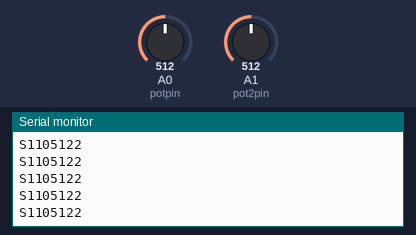
Bench run of a sketch on a simulated Arduino Uno, built with avr-gcc and run on an emulated ATmega328P. On the bench: the last lines printed to the serial monitor. Inputs (shaded band) come from the test bench; at power-on: A1 (pot2pin) = 512, A0 (potpin) = 512.

Above: at 1.2 s.
1.3 s: A1 (pot2pin) set to 340
At 1.8 s:
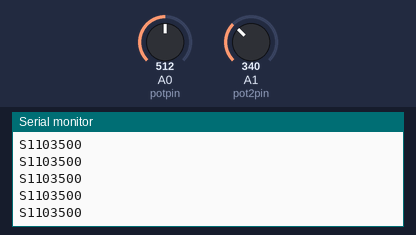
2.8 s: A0 (potpin) set to 100
At 3.8 s:
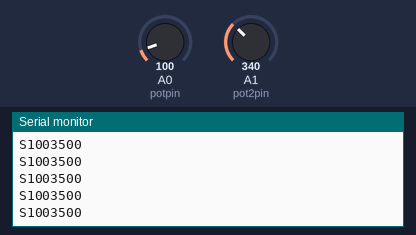
4.3 s: A1 (pot2pin) set to 360
At 5.1 s:
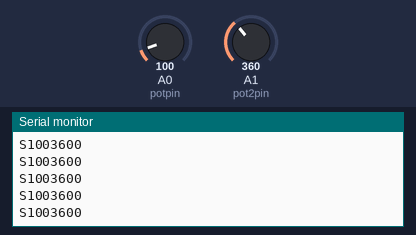
5.8 s: A0 (potpin) set to 120
At 6.6 s:
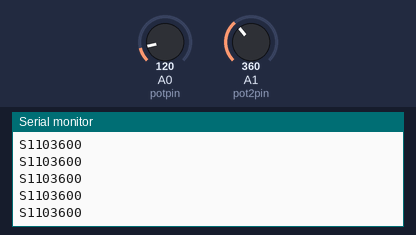
Timing chart, 0 to 8.3 s (numbered marks = the images above; inputs shaded):
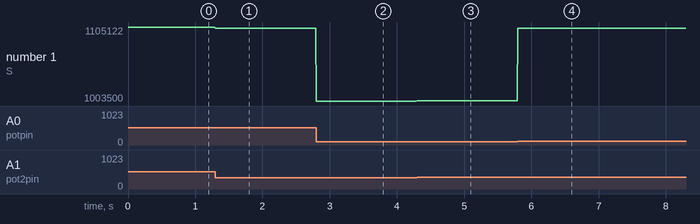

Measured:
- after the input at 1.3 s, the serial monitor: prints a new line at once (image 1)
- after the input at 2.8 s, the serial monitor: prints a new line at once (image 2)
- after the input at 4.3 s, the serial monitor: prints a new line at once (image 3)
- after the input at 5.8 s, the serial monitor: prints a new line at once (image 4)
- plotted number 1: 1105122 → 1103500 after the input at 1.3 s, 1103500 → 1003500 after the input at 2.8 s, 1003500 → 1003600 after the input at 4.3 s, 1003600 → 1103600 after the input at 5.8 s

The sketch:

Wearable.ino
```cpp
int potpin = A0;  // elbow
int pot2pin = A1; // wrist

int val1;
int val2;

void setup() {
  Serial.begin(38400);
}

void loop() {

  // Read raw pots
  val1 = analogRead(potpin);
  val2 = analogRead(pot2pin);

  // Clamp to your measured ranges (Option A)
  if(val1 < 24)  val1 = 24;
  if(val1 > 110) val1 = 110;

  if(val2 < 350) val2 = 350;
  if(val2 > 720) val2 = 720;

  // Build fixed 3-digit fields
  char msg[12];

  int checksum = (val1 + val2) % 10;

  // Format S### ###C
  sprintf(msg, "S%03d%03d%d", val1, val2, checksum);

  Serial.println(msg);

  delay(10); // ~100 Hz update rate
}
```
